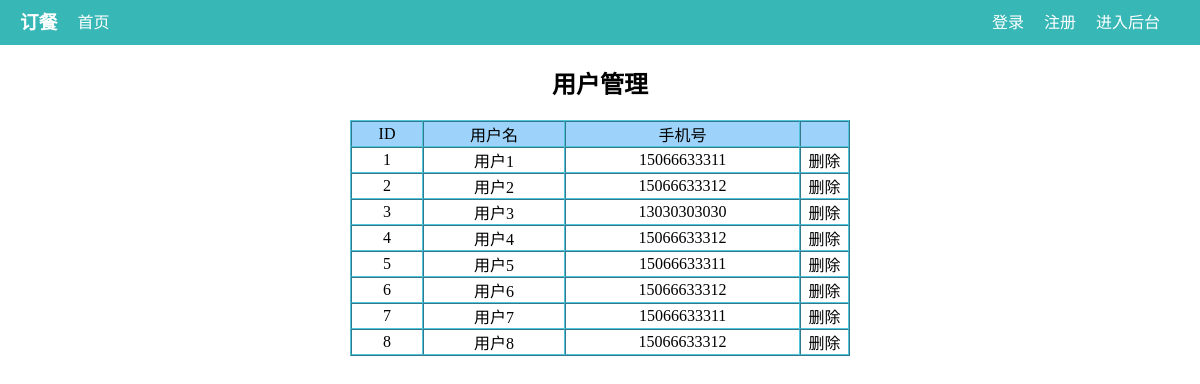
The page /user_manage.php on the database its author committed.
### tables this page shows
CREATE TABLE `user` (
  `id` int(4) NOT NULL auto_increment,
 
  `username` varchar(30) NOT NULL default '',
  `password` varchar(20) NOT NULL default '',
  `address` varchar(200) NOT NULL default '',
  `tel` varchar(15) NOT NULL default '',
  PRIMARY KEY  (`id`)
);

### user_manage.php (the view, shortened to what this page needs)
<?php
include('top.php');
?>
<h2>用户管理</h2>
<table width="500" cellpadding="0" cellspacing="0"  border='1'>
    <tr class='t-f'>
        <td width="60">ID</td>
        <td width="120">用户名</td>
        <td width="200">手机号</td>
        <td width="40"></td>
    </tr>
    <?php
        $result = $conn->query("SELECT * FROM user ");
        while($a=$result->fetch_array(MYSQLI_ASSOC)){
    ?>
    <tr>
        <td width="60"><?php echo $a["id"]?></td>
        <td width="120"><?php echo $a["username"]?></td>
        <td width="200"><?php echo $a["tel"]?></td>
        <td width="40" class='del'><a href=" <?php echo "deluser.php?user_id=".$a['id'] ?>">删除</a></td>
    </tr>
    <?php
        }
    ?>
</table>

### top.php (style rules this page uses)
* { margin:0; padding:0; }
a { text-decoration: none; color:black; }

### user_manage.php (style rules this page uses)
table { text-align:center; margin:20px auto; border-color:#52C3DD; }
h2 { text-align:center; }
table .t-f { background:#9DD3FA; }

### rows shown on the page
user: id "1", username "用户1", tel "15066633311"
user: id "2", username "用户2", tel "15066633312"
user: id "3", username "用户3", tel "13030303030"
user: id "4", username "用户4", tel "15066633312"
user: id "5", username "用户5", tel "15066633311"
user: id "6", username "用户6", tel "15066633312"
user: id "7", username "用户7", tel "15066633311"
user: id "8", username "用户8", tel "15066633312"
